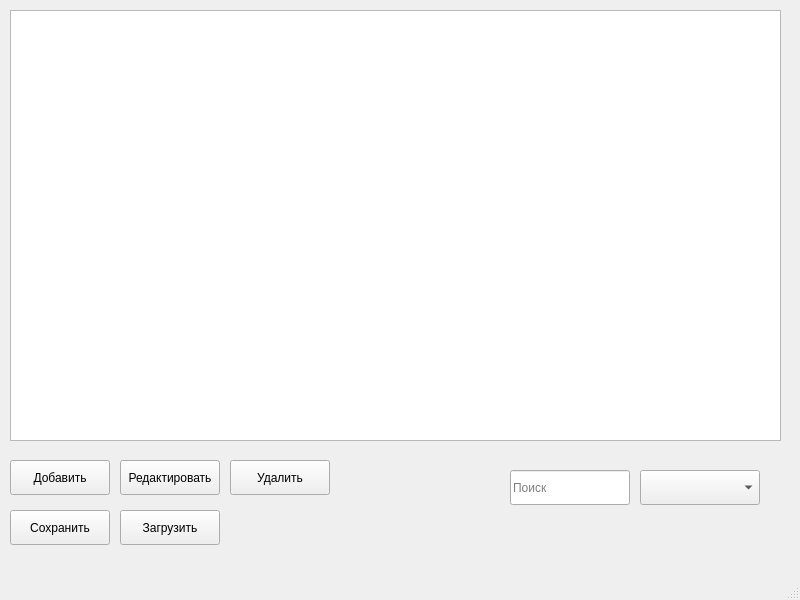
<?xml version="1.0" encoding="UTF-8"?>
<ui version="4.0">
 <class>MainWindow</class>
 <widget class="QMainWindow" name="MainWindow">
  <property name="geometry">
   <rect>
    <x>0</x>
    <y>0</y>
    <width>800</width>
    <height>600</height>
   </rect>
  </property>
  <property name="minimumSize">
   <size>
    <width>800</width>
    <height>600</height>
   </size>
  </property>
  <property name="maximumSize">
   <size>
    <width>800</width>
    <height>600</height>
   </size>
  </property>
  <property name="windowTitle">
   <string>Главное окно</string>
  </property>
  <widget class="QWidget" name="centralwidget">
   <!-- Table View -->
   <widget class="QTableView" name="tableViewContacts">
    <property name="geometry">
     <rect>
      <x>10</x>
      <y>10</y>
      <width>771</width>
      <height>431</height>
     </rect>
    </property>
    <column>
     <property name="text">
      <string>Имя</string>
     </property>
    </column>
    <column>
     <property name="text">
      <string>Отчество</string>
     </property>
    </column>
    <column>
     <property name="text">
      <string>Фамилия</string>
     </property>
    </column>
    <column>
     <property name="text">
      <string>Дата</string>
     </property>
    </column>
    <column>
     <property name="text">
      <string>Электронная почта</string>
     </property>
    </column>
    <column>
     <property name="text">
      <string>Телефон</string>
     </property>
    </column>
   </widget>
   
   <!-- Add Button -->
   <widget class="QPushButton" name="pushButtonAdd">
    <property name="geometry">
     <rect>
      <x>10</x>
      <y>460</y>
      <width>100</width>
      <height>35</height>
     </rect>
    </property>
    <property name="text">
     <string>Добавить</string>
    </property>
   </widget>
   
   <!-- Edit Button -->
   <widget class="QPushButton" name="pushButtonEdit">
    <property name="geometry">
     <rect>
      <x>120</x>
      <y>460</y>
      <width>100</width>
      <height>35</height>
     </rect>
    </property>
    <property name="text">
     <string>Редактировать</string>
    </property>
   </widget>
   
   <!-- Delete Button -->
   <widget class="QPushButton" name="pushButtonDelete">
    <property name="geometry">
     <rect>
      <x>230</x>
      <y>460</y>
      <width>100</width>
      <height>35</height>
     </rect>
    </property>
    <property name="text">
     <string>Удалить</string>
    </property>
   </widget>
   
   <!-- Save Button -->
   <widget class="QPushButton" name="pushButtonSave">
    <property name="geometry">
     <rect>
      <x>10</x>
      <y>510</y>
      <width>100</width>
      <height>35</height>
     </rect>
    </property>
    <property name="text">
     <string>Сохранить</string>
    </property>
   </widget>
   
   <!-- Load Button -->
   <widget class="QPushButton" name="pushButtonLoad">
    <property name="geometry">
     <rect>
      <x>120</x>
      <y>510</y>
      <width>100</width>
      <height>35</height>
     </rect>
    </property>
    <property name="text">
     <string>Загрузить</string>
    </property>
   </widget>
   
   <!-- Search Line Edit -->
   <widget class="QLineEdit" name="lineEditSearch">
    <property name="geometry">
     <rect>
      <x>510</x>
      <y>470</y>
      <width>120</width>
      <height>35</height>
     </rect>
    </property>
    <property name="placeholderText">
     <string>Поиск</string>
    </property>
   </widget>
   
   <!-- ComboBox for Search Fields -->
   <widget class="QComboBox" name="comboBoxSearchField">
    <property name="geometry">
     <rect>
      <x>640</x>
      <y>470</y>
      <width>120</width>
      <height>35</height>
     </rect>
    </property>
   </widget>
  </widget>
  <widget class="QMenuBar" name="menubar">
   <property name="geometry">
    <rect>
     <x>0</x>
     <y>0</y>
     <width>800</width>
     <height>37</height>
    </rect>
   </property>
  </widget>
  <widget class="QStatusBar" name="statusbar"/>
 </widget>
 <resources/>
 <connections/>
</ui>
